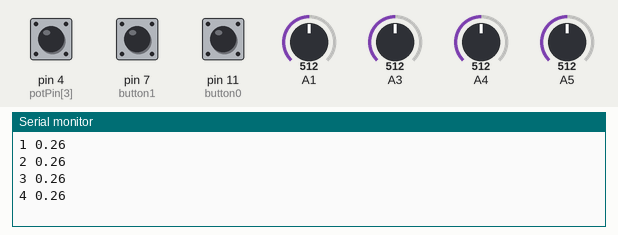
Bench run of a sketch on a simulated Arduino Uno, built with avr-gcc and run on an emulated ATmega328P. Parts: the last lines printed to the serial monitor. The inputs (shaded band) are chosen by the test bench; at power-on: A1 = 512, A3 = 512, A4 = 512, A5 = 512, pin 4 (potPin[3]) HIGH, pin 7 (button1) HIGH, pin 11 (button0) HIGH.

Above: at 1.2 s.
1.3 s: A1 set to 716
At 2.2 s:
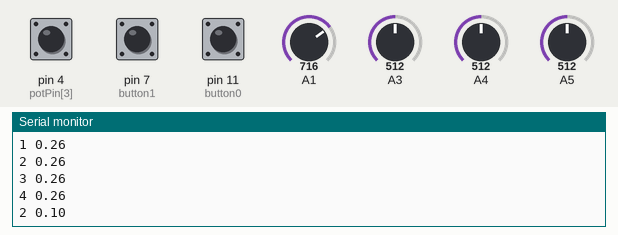
2.8 s: A3 set to 716
At 4.0 s:
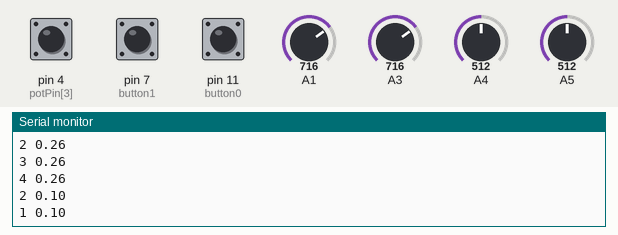
4.3 s: A4 set to 716
At 5.1 s:
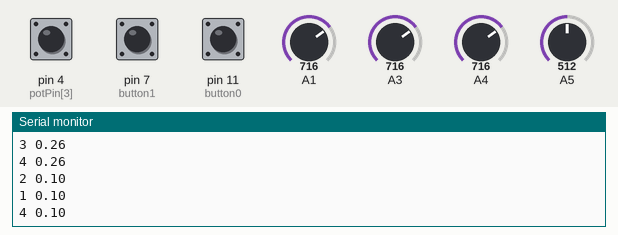
5.8 s: A5 set to 716
At 7.0 s:
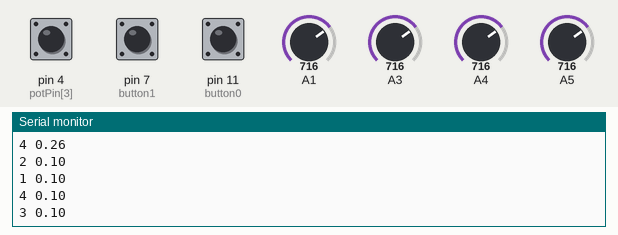
7.3 s: pin 4 (potPin[3]) pulled LOW for 0.15 s
At 7.9 s:
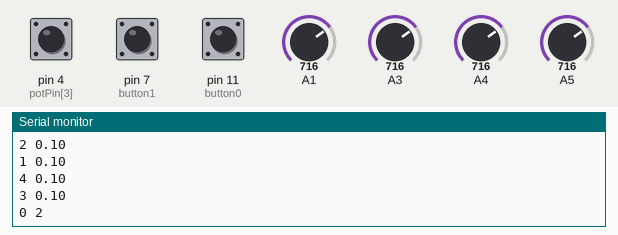
8.9 s: pin 7 (button1) pulled LOW for 0.15 s
At 9.8 s:
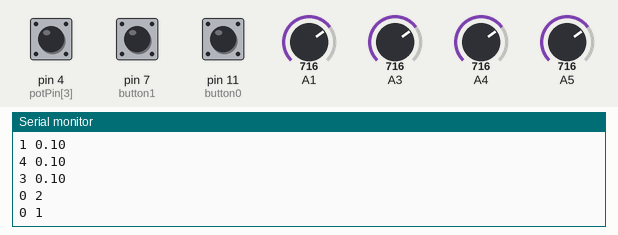
Timing chart, 0 to 11.5 s (numbered marks = the images above; inputs shaded):
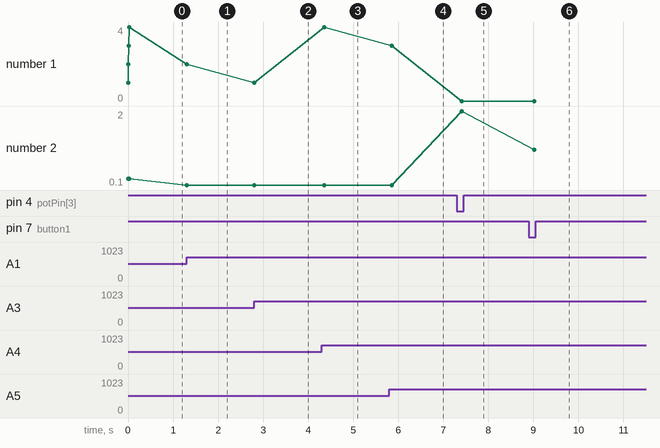

Measured:
- after the input at 1.3 s, the serial monitor: prints a new line at once (image 1)
- after the input at 2.8 s, the serial monitor: prints a new line at once (image 2)
- after the input at 4.3 s, the serial monitor: prints a new line after 0.06 s (image 3)
- after the input at 5.8 s, the serial monitor: prints a new line after 0.05 s (image 4)
- after the input at 7.3 s, the serial monitor: prints a new line after 0.11 s (image 5)
- after the input at 8.9 s, the serial monitor: prints a new line after 0.12 s (image 6)
- plotted number 1: 1 → 4 after the input at 4.3 s, 4 → 3 after the input at 5.8 s, 3 → 0 after the input at 7.3 s
- plotted number 2: 0.26 → 0.1 after the input at 1.3 s, 0.1 → 2 after the input at 7.3 s, 2 → 1 after the input at 8.9 s

The sketch:

Arduino_Volumemixer.ino
```cpp
/////////////////////////////////////
////This is a Arduino program used to read values from a few pots,
////the state of a few buttons and send the read information over
////serial to a python script. The python script uses the read
////information to change volume of programs runing on the
////computer. The buttons is used as media controls.
////Uses bounce2 https://github.com/thomasfredericks/Bounce2
////By Axel Andersson 2020
/////////////////////////////////////

/////////////////////////////////////
////The informations sent over serial if structured as such
////X Y where X is the channel information used to determine which
////programs volume should be changed. Y is in this chase the volume
////in the format 0.5 eg 1 0.5 would be channel 1 at 50% volume
////A special case is if X = 0 it indicates that a button
////has been pressed and Y is now which button.
/////////////////////////////////////

/////////////////////////////////////
////Pins
/////////////////////////////////////
//Digital input pins used D11, D7, D4
#include <Bounce2.h>

Bounce button0 = Bounce();
Bounce button1 = Bounce();
Bounce button2 = Bounce();

const float potPin[4] = {3, 1, 5, 4}; //Analog input pins
float potValue[4]; //Current potvalues
float oldPotValue[4] = {0,0,0,0}; //Previus potvalues

/////////////////////////////////////
////Setup
/////////////////////////////////////

void setup() {
  pinMode(A4, INPUT);
  //pinMode(D11, INPUT_PULLUP);
  //pinMode(D7, INPUT_PULLUP);
  //pinMode(D4, INPUT_PULLUP);

  button0.attach(11,INPUT_PULLUP);
  button1.attach(7,INPUT_PULLUP);
  button2.attach(4,INPUT_PULLUP);// Attach the debouncer to a pin with INPUT_PULLUP mode
  button0.interval(10); // Use a debounce interval of 25 milliseconds
  button1.interval(10);
  button2.interval(10);

  Serial.begin(9600); //Start Serial
}

/////////////////////////////////////
////Loop
/////////////////////////////////////

void loop() {

  updateButtons();

  for (int i = 0; i < 4; i++) {
    getPotValue(i);
    //Checks to make sure pot values are valid
    //Eg not same as old, not 1, not 0
    if (potValue[i] != oldPotValue[i])  { //Compare old to new and new to 1 and 0
       sendPotValue(i);
    }
  } // Gets values for all pots

  delay(60);
}

/////////////////////////////////////
////Functions
/////////////////////////////////////


void getPotValue(int i) {
  static float potValueExp;
//  potValue[i] = (float( constrain(map(analogRead(potPin[i]), 0, 1023, 0, 102), 0, 100))/100);

  //read analog signal and map to value between 0-100
  potValueExp = float(constrain(map(analogRead(potPin[i]), 0, 1023, 102, 0), 0, 100));
  potValue[i] = ((0.01*potValueExp*potValueExp)/100);
};

void updateButtons() {
  button0.update(); //updates the buttons states
  button1.update();
  button2.update();
  if (button0.fell()) {
    sendButton(0);
  }
  if (button1.fell()) {
    sendButton(1);
  }
  if (button2.fell()) {
    sendButton(2);
  }
};

void sendPotValue(int l) { //Sends potValues over serial to python script
  Serial.print(l+1);
  Serial.print(" ");
  Serial.println(potValue[l]);
  oldPotValue[l] = potValue[l];
};

void sendButton(int l) {
  Serial.print("0 ");
  Serial.println(l);
};
```
